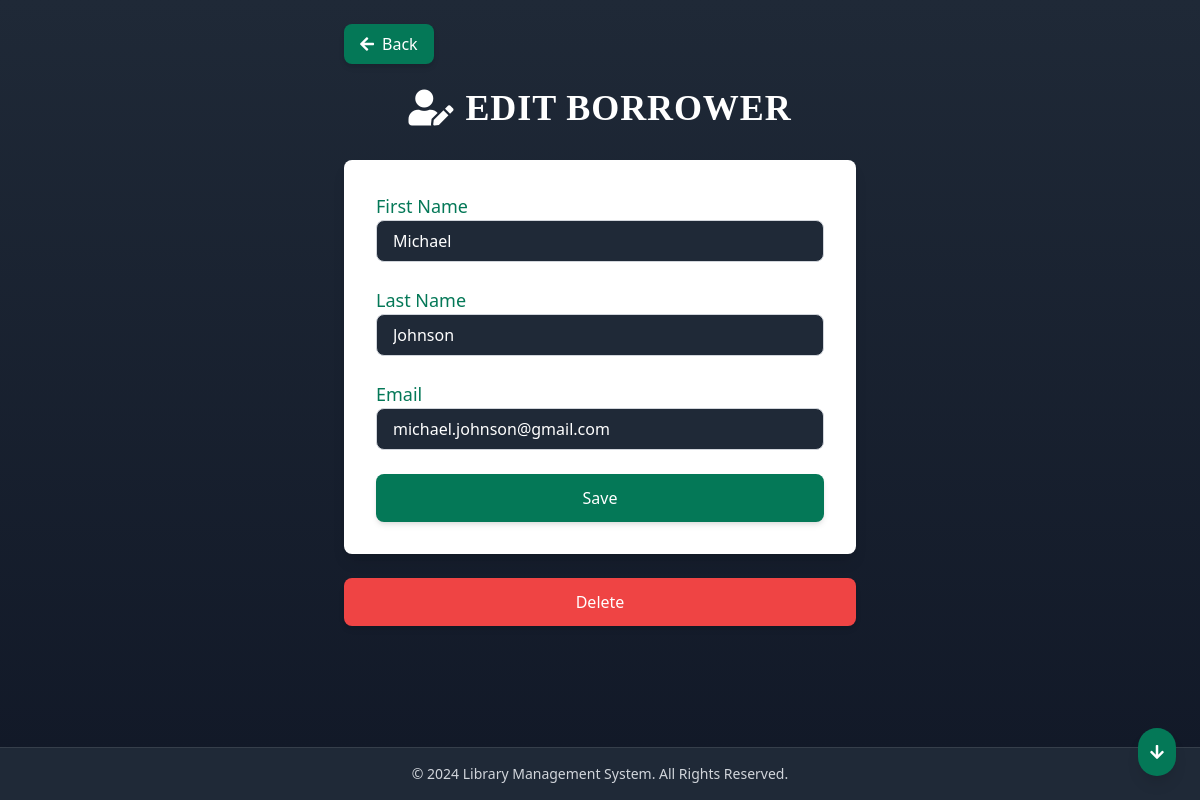
Screenshot of /borrowers/edit/6/ with the database file from the repository.
### core/models.py (models this page shows, shortened)
class Borrower(models.Model):
    first_name = models.CharField(max_length=50)
    last_name = models.CharField(max_length=50)
    email = models.EmailField()

### core/views.py (the view)
# urls.py: path('borrowers/edit/<int:id>/', views.edit_borrower, name='edit_borrower'),
def edit_borrower(request, id):
    borrower = get_object_or_404(Borrower, id=id)
    if request.method == 'POST':
        form = BorrowerForm(request.POST, instance=borrower)
        if form.is_valid():
            form.save()
            return redirect('borrower_list')
    else:
        form = BorrowerForm(instance=borrower)
    return render(request, 'add_borrower.html', {'form': form, 'borrower': borrower})

### core/forms.py
class BorrowerForm(forms.ModelForm):
    class Meta:
        model = Borrower
        fields = ['first_name', 'last_name', 'email']
        widgets = {
            'first_name': forms.TextInput(attrs={
                'class': 'w-full px-4 py-2 rounded-lg border border-gray-300 focus:outline-none focus:ring-2 focus:ring-green-700 bg-gray-800 text-white placeholder-gray-400',
                'placeholder': 'Enter your first name',
            }),
            'last_name': forms.TextInput(attrs={
                'class': 'w-full px-4 py-2 rounded-lg border border-gray-300 focus:outline-none focus:ring-2 focus:ring-green-700 bg-gray-800 text-white placeholder-gray-400',
                'placeholder': 'Enter your last name',
            }),
            'email': forms.EmailInput(attrs={
                'class': 'w-full px-4 py-2 rounded-lg border border-gray-300 focus:outline-none focus:ring-2 focus:ring-green-700 bg-gray-800 text-white placeholder-gray-400',
                'placeholder': 'Enter your email',
            }),
        }

### core/templates/add_borrower.html (shortened to what this page needs)
{% extends 'base.html' %}
{% block content %}
<div class="relative max-w-lg mx-auto">
    <a href="{% url 'borrower_list' %}"
        class="absolute top-0 left-0 bg-green-700 text-white px-4 py-2 rounded-lg shadow-md hover:bg-green-600 hover:text-white transition duration-200 inline-block transform hover:scale-105">
        <i class="fas fa-arrow-left mr-2"></i>Back
    </a>
    <h1 class="text-3xl sm:text-4xl font-bold text-center text-white mb-8 flex items-center justify-center space-x-3 pt-16">
        {% if borrower %}
        <i class="fas fa-user-edit text-3xl sm:text-4xl"></i>
        {% else %}
        <i class="fas fa-user-plus text-3xl sm:text-4xl"></i>
        {% endif %}
        <span class="font-serif tracking-wide">{% if borrower %}EDIT BORROWER{% else %}ADD BORROWER{% endif %}</span>
    </h1>
</div>
<form method="POST" class="bg-white font-semibold p-8 rounded-lg shadow-lg max-w-lg mx-auto">
    <div class="mb-6">
        <label for="{{ form.first_name.id_for_label }}" class="block text-lg font-medium text-green-700">First
            Name</label>
        {{ form.first_name }}
    </div>
    <div class="mb-6">
        <label for="{{ form.last_name.id_for_label }}" class="block text-lg font-medium text-green-700">Last Name</label>
        {{ form.last_name }}
    </div>
    <div class="mb-6">
        <label for="{{ form.email.id_for_label }}" class="block text-lg font-medium text-green-700">Email</label>
        {{ form.email }}
    </div>
    <button type="submit"
        class="w-full bg-green-700 text-white px-6 py-3 rounded-lg shadow-md hover:bg-green-600 transition duration-200">Save</button>
</form>
{% if borrower %}
<div class="mt-6 max-w-lg mx-auto">
    <button type="button"
        class="delete-btn w-full bg-red-500 text-white px-6 py-3 rounded-lg shadow-md hover:bg-green-600 transition duration-200 ease-in-out max-w-lg mx-auto block text-center mt-6"
        data-item-id="{{ borrower.id }}" data-item-type="borrower">
        Delete
    </button>
</div>
{% endif %}
{% endblock %}

### static/css/styles.css (style rules this page uses)
body { font-family: 'Poppins', sans-serif; background: linear-gradient(to bottom, #1f2937, #111827); color: white; margin: 0; padding: 0; }
a { text-decoration: none; color: inherit; transition: color 0.3s ease; }
button { background-color: #22c55e; color: white; padding: 0.5rem 1rem; border: none; border-radius: 0.375rem; cursor: pointer; transition: background-color 0.3s ease; }

### rows the page displays
Borrower: first_name "Michael", last_name "Johnson", email "michael.johnson@gmail.com"
